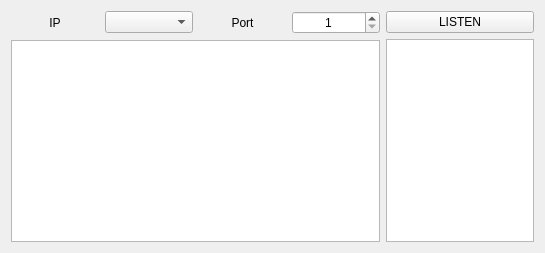
<?xml version="1.0" encoding="UTF-8"?>
<ui version="4.0">
 <class>Server</class>
 <widget class="QWidget" name="Server">
  <property name="geometry">
   <rect>
    <x>0</x>
    <y>0</y>
    <width>545</width>
    <height>253</height>
   </rect>
  </property>
  <property name="windowTitle">
   <string>Server</string>
  </property>
  <layout class="QHBoxLayout" name="horizontalLayout_2" stretch="5,2">
   <item>
    <layout class="QVBoxLayout" name="verticalLayout_2">
     <item>
      <layout class="QHBoxLayout" name="horizontalLayout">
       <item>
        <widget class="QLabel" name="label">
         <property name="text">
          <string>IP</string>
         </property>
         <property name="alignment">
          <set>Qt::AlignCenter</set>
         </property>
        </widget>
       </item>
       <item>
        <widget class="QComboBox" name="comboBox"/>
       </item>
       <item>
        <widget class="QLabel" name="label_2">
         <property name="text">
          <string>Port</string>
         </property>
         <property name="alignment">
          <set>Qt::AlignCenter</set>
         </property>
        </widget>
       </item>
       <item>
        <widget class="QSpinBox" name="spinBox">
         <property name="alignment">
          <set>Qt::AlignCenter</set>
         </property>
         <property name="minimum">
          <number>1</number>
         </property>
         <property name="maximum">
          <number>65535</number>
         </property>
        </widget>
       </item>
      </layout>
     </item>
     <item>
      <widget class="QListWidget" name="listWidget_message"/>
     </item>
    </layout>
   </item>
   <item>
    <layout class="QVBoxLayout" name="verticalLayout">
     <item>
      <widget class="QPushButton" name="pushButton_listen">
       <property name="text">
        <string>LISTEN</string>
       </property>
      </widget>
     </item>
     <item>
      <widget class="QListWidget" name="listWidget_client"/>
     </item>
    </layout>
   </item>
  </layout>
 </widget>
 <resources/>
 <connections/>
</ui>
